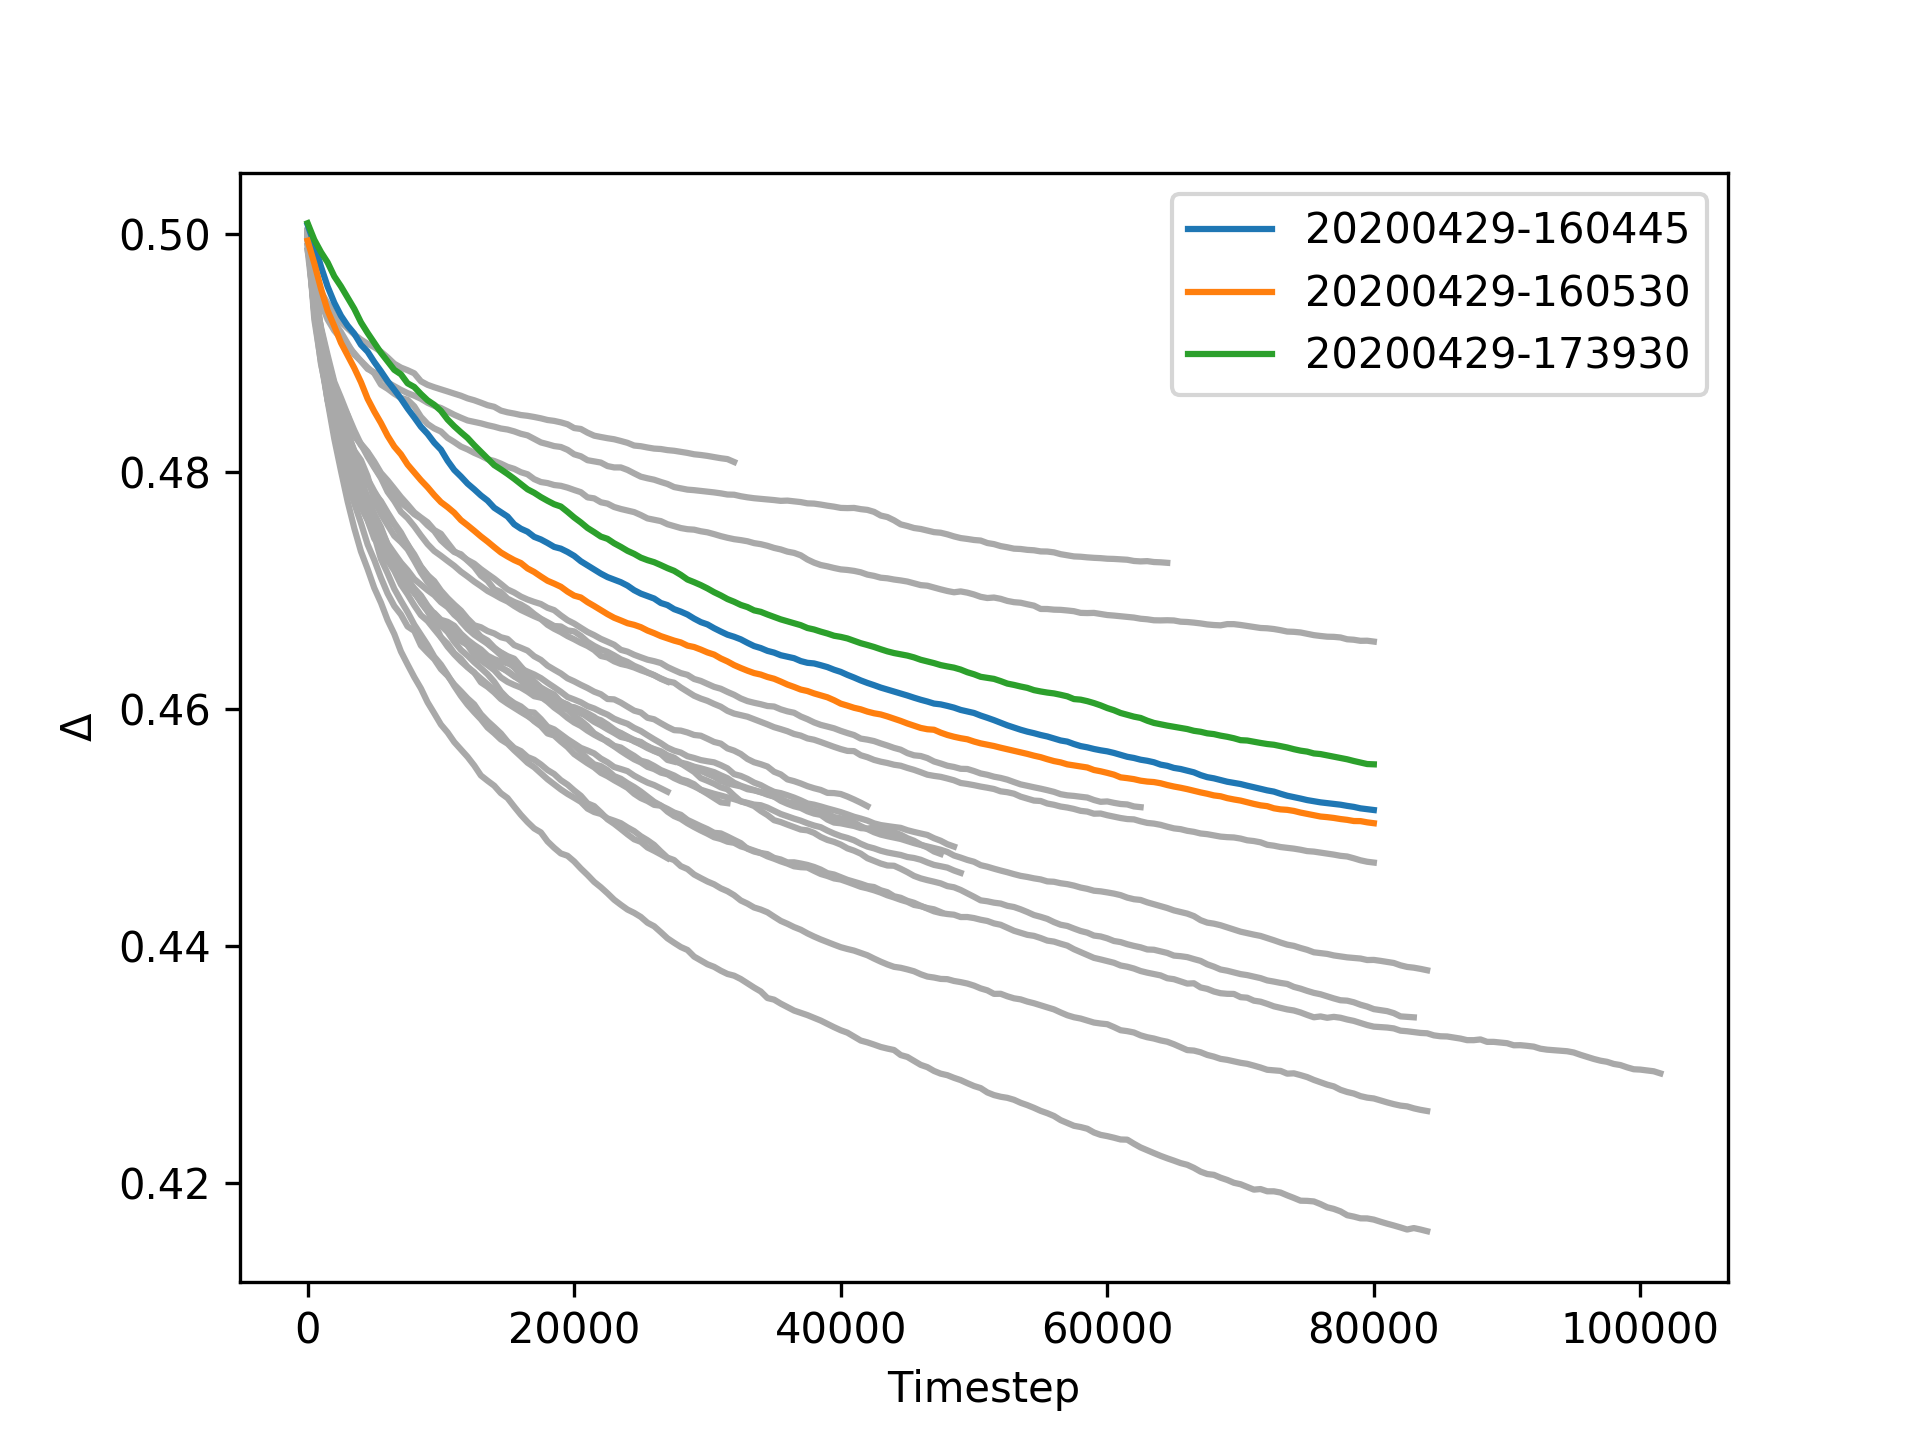

This figure's Python source:
from os import path
import sys
sys.path.append(path.join(sys.path[0], '..', '..'))

from glob import glob
import plot as p
from matplotlib import pyplot as plt

reference_fnames = glob('../20200422/*-Delta.npy')

def gen_fig():
    for fpath in reference_fnames:
        p.plot_Delta(fpath, color = 'Darkgrey')
    p.plot_all(data_dir = '.', quantity = 'Delta')

if __name__ == "__main__":
    plt.figure()
    gen_fig()
    plt.savefig(f'Delta.png', dpi = 300)
